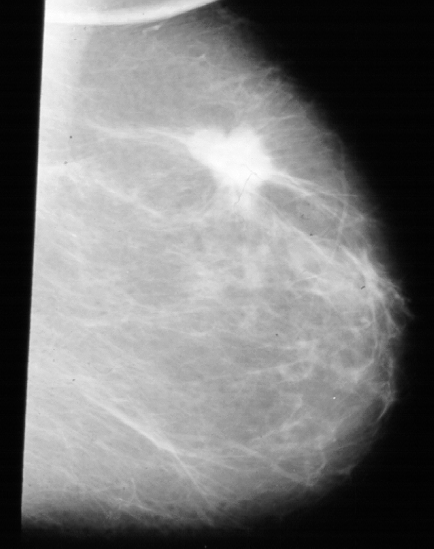
%> input picture Lab_9/mal5.gif, 434 x 549 px
$ octave phg_lab_09_kpta.m   (GNU Octave 9; MATLAB toolbox functions it lacks are replaced by stand-ins)
%> lines starting %> are read from the running program, lines starting %| are printed output that depends on the picture; in (x1, y1, x2, y2) boxes, pixels count from 0 and x2, y2 are one past the last pixel; in counts of white or black regions, pixels touching at a corner belong together; the program's own positions count from 1
%% pre processamento
cancer = imread("mal5.gif");
%> cancer is the input picture: size 549x434 uint8; min 1, max 255, mean 121.9
% [7 lines of commented-out code are left out]
cancer = cancer(7:end-6, 7:end-6);
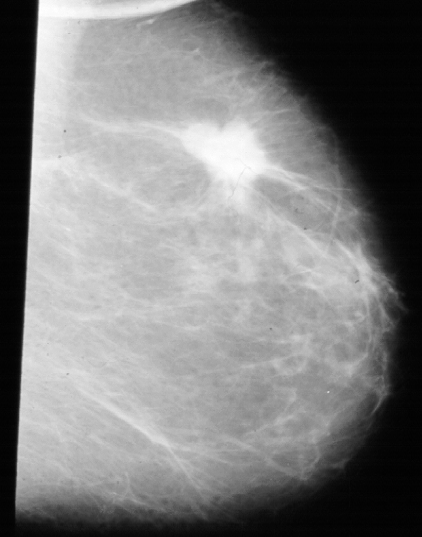
%> cancer: size 537x422 uint8; min 1, max 255, mean 127.1
image(cancer);
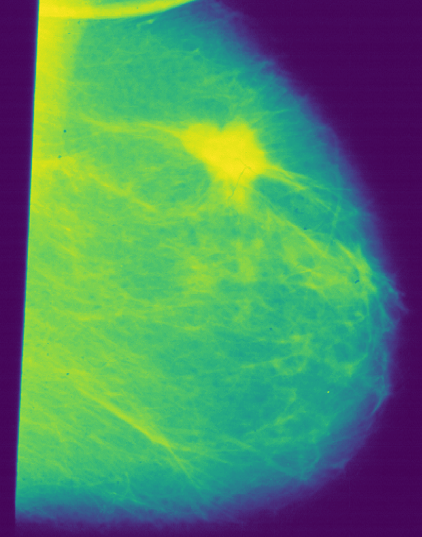
%> displayed picture: size 537x422x3, on the screen's scale of 0 to 255; mean R, G, B 81.3, 135.3, 102.2
%% segmenta玢o
%limiarizar
cancer_limiarizado = cancer;
cancer_limiarizado(cancer >= 76) = 1;
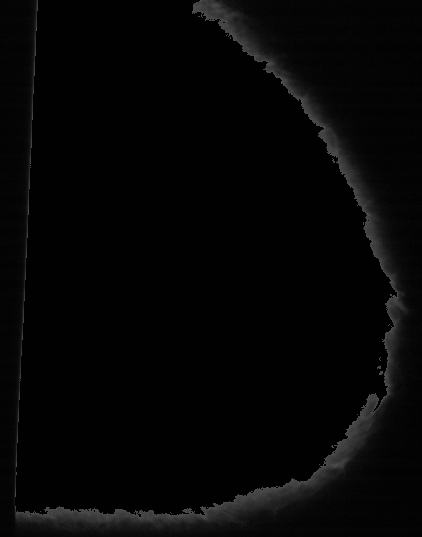
%> cancer_limiarizado: size 537x422 uint8; min 1, max 75, mean 5.4
cancer_limiarizado(cancer < 76) = 0;
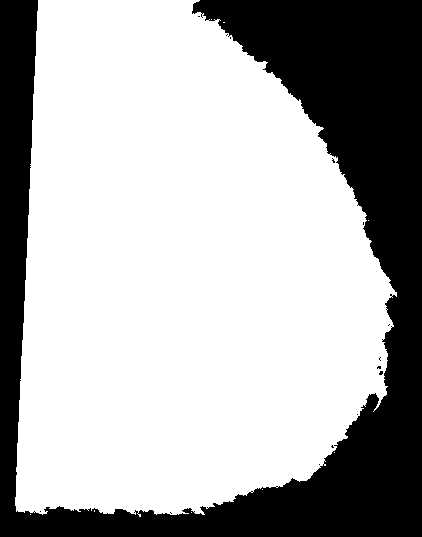
%> cancer_limiarizado: size 537x422 uint8; values 0 (black) and 1 (white), 68.4% white; 15 black regions (14 under 20 px), largest, box (x1, y1, x2, y2) and area: (0, 0, 422, 537) 71662
image(cancer_limiarizado)
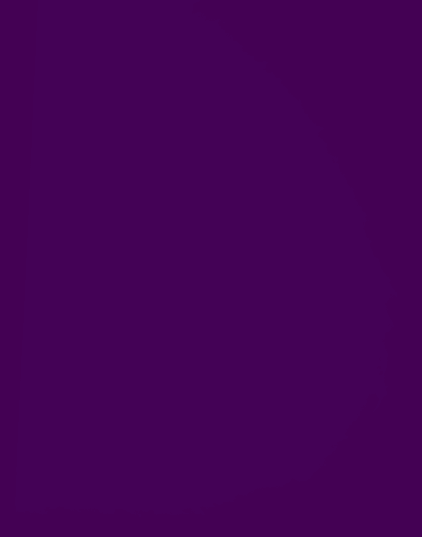
%> displayed picture: size 537x422x3, on the screen's scale of 0 to 255; mean R, G, B 68, 1.7, 85.4

% filtro morfol骻ico de abertura para remo玢o de fundo
cancer_com_filtro_morfologico = bwmorph(cancer_limiarizado, 'open', 26);
%> cancer_com_filtro_morfologico: size 537x422 logical; 68.2% white; 4 black regions (3 under 20 px), largest, box (x1, y1, x2, y2) and area: (0, 0, 422, 537) 71993

cancer_sem_fundo = cancer.*uint8(cancer_com_filtro_morfologico);
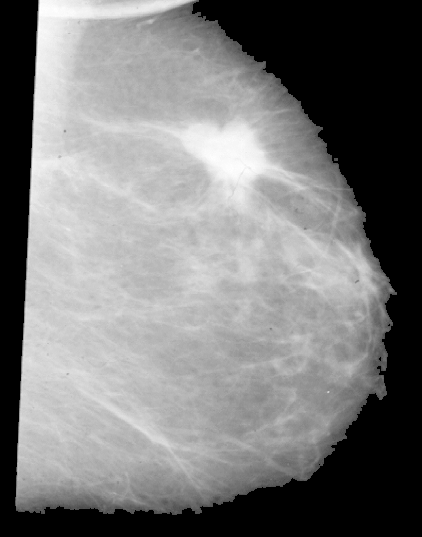
%> cancer_sem_fundo: size 537x422 uint8; min 0, max 255, mean 122.3

imshow(cancer_sem_fundo)

%% Realce de n骴ulos
% filtro passa alta pra detectar e real鏰r os n骴ulos
h = [-0.65 -0.4 3 -1];
cancer_nodulos_enfatizados = imfilter(cancer_sem_fundo, h);

% aumento seletivo de contraste a.k.a. func鉶 histeq
cancer_contraste = histeq(cancer_nodulos_enfatizados);
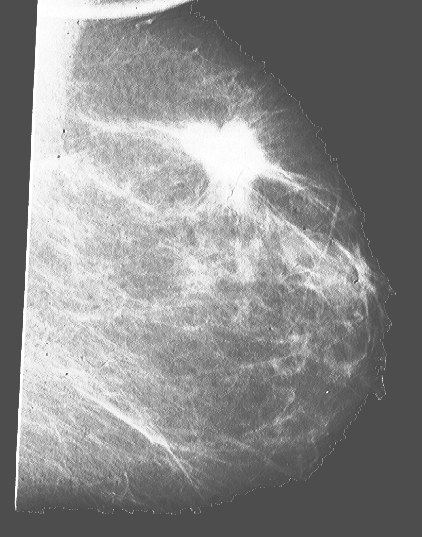
%> cancer_contraste: size 537x422 uint8; min 77, max 255, mean 138.8

figure(1)
imshow(cancer_sem_fundo)
figure(2)
imshow(cancer_nodulos_enfatizados)
figure(3)
imshow(cancer_contraste)

$ run again, with Lab_9/p_14_1.jpg saved as Lab_9/mal5.gif
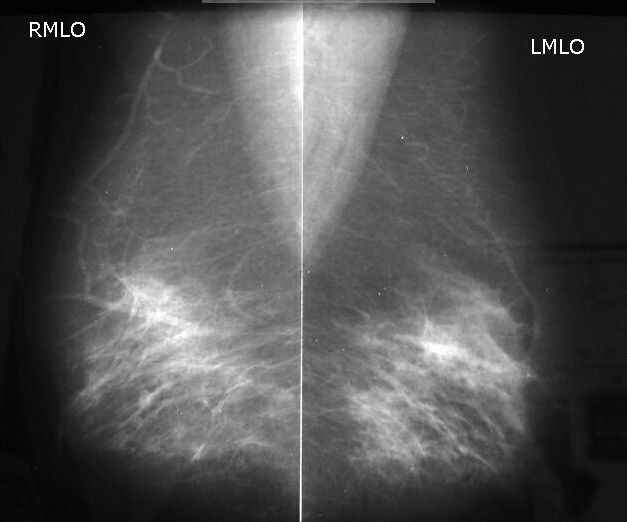
%> input picture Lab_9/p_14_1.jpg, 627 x 522 px
%> `cancer_limiarizado(cancer < 76) = 0;`:
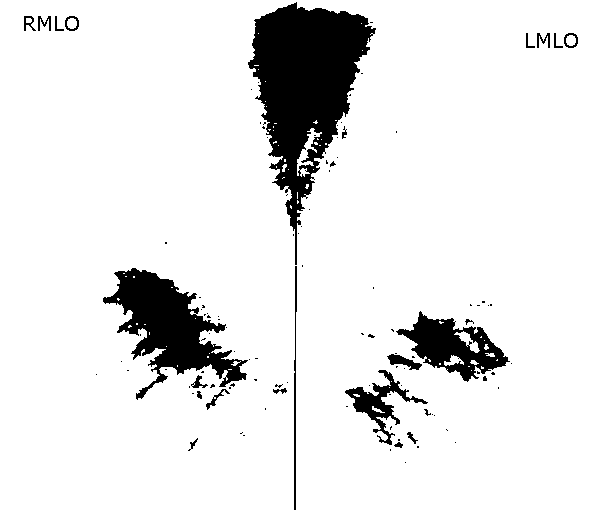
%> cancer_limiarizado: size 510x615 uint8; values 0 (black) and 1 (white), 90.7% white; 111 black regions (87 under 20 px), largest, box (x1, y1, x2, y2) and area: (248, 2, 376, 265) 14713, (103, 268, 248, 400) 7427, (396, 311, 510, 382) 3459
%> cancer_com_filtro_morfologico: size 510x615 logical; 90.4% white; 67 black regions (47 under 20 px), largest, box (x1, y1, x2, y2) and area: (248, 2, 376, 510) 15583, (103, 268, 248, 410) 7859, (391, 311, 510, 382) 3683
%> `cancer_contraste = histeq(cancer_nodulos_enfatizados);`:
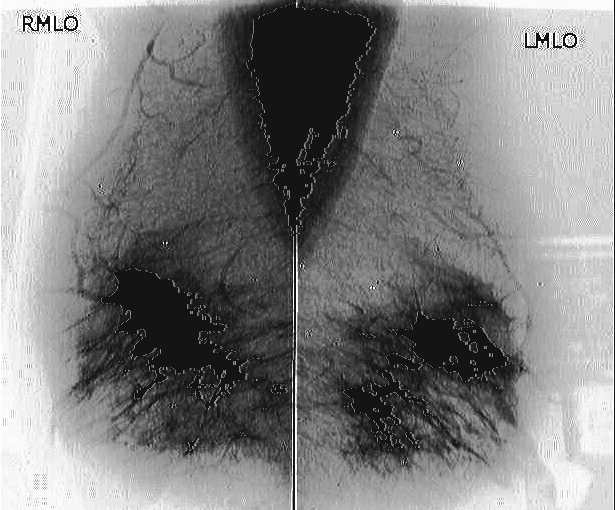
%> cancer_contraste: size 510x615 uint8; min 20, max 255, mean 127.4
